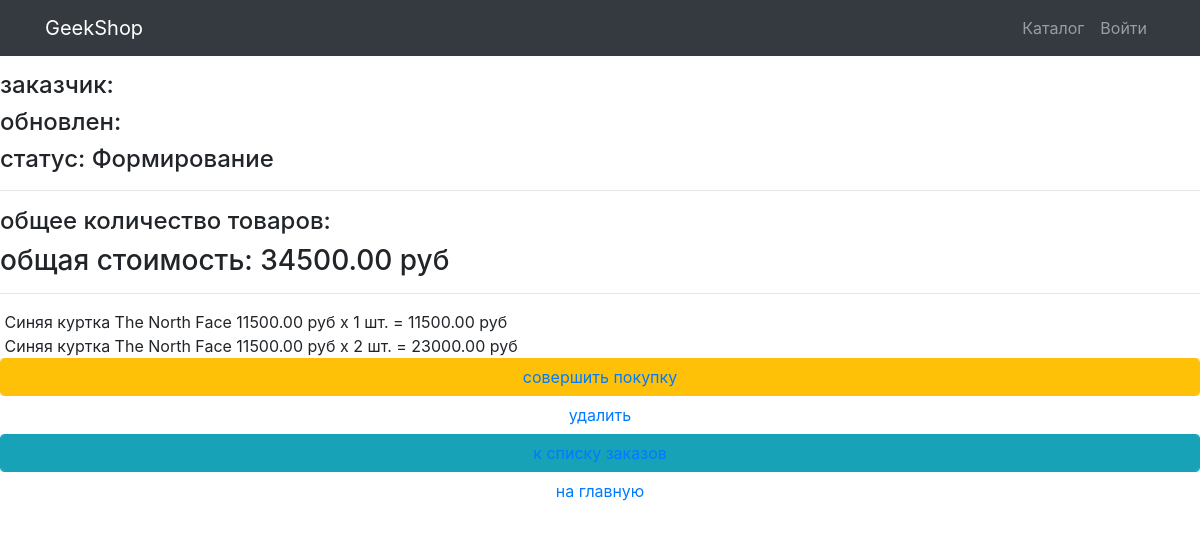
Before: /orders/read/6/ with the older database file.
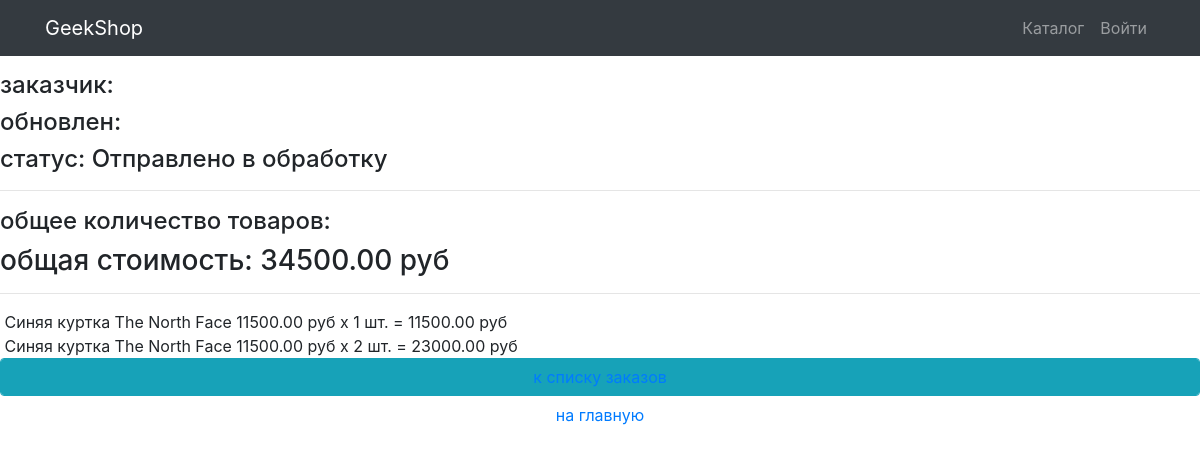
After: the same page with the newer database file.
### ordersapp/models.py (models this page shows, shortened)
class Order(models.Model):
    FORMING = 'FM'
    SEND_TO_PROCEED = 'STP'
    PAID = 'PD'
    PROCEED = 'PRD'
    READY = 'RDY'
    CANCEL = 'CNC'
    ORDER_CHOICES = (
        (FORMING, 'Формирование'),
        (SEND_TO_PROCEED, 'Отправлено в обработку'),
        (PAID, 'Оплачено'),
        (PROCEED, 'Обрабатывается'),
        (READY, 'Готов к выдаче'),
        (CANCEL, 'Отмена'),
    )
    user = models.ForeignKey(settings.AUTH_USER_MODEL,
                             on_delete=models.CASCADE
                             )
    create_at = models.DateTimeField(verbose_name='created_at',
                                     auto_now_add=True
                                     )
    update_at = models.DateTimeField(verbose_name='update_at',
                                     auto_now=True
                                     )
    status = models.CharField(verbose_name='status',
                              max_length=3,
                              default=FORMING,
                              choices=ORDER_CHOICES
                              )
    is_active = models.BooleanField(verbose_name='active', default=True)
    def get_total_cost(self):
        items = self.orderitems.select_related()
        return sum(list(map(lambda x: x.get_total_qty(), items)))

class OrderItem(models.Model):
    order = models.ForeignKey(
        Order, related_name='orderitems', on_delete=models.CASCADE)
    products = models.ForeignKey(
        Product, verbose_name='product', on_delete=models.CASCADE)
    qty = models.PositiveBigIntegerField(verbose_name='quantity', default=0)
    def get_total_qty(self):
        return self.products.price * self.qty

### productsapp/models.py (models this page shows, shortened)
class Product(models.Model):
    name = models.CharField(max_length=256)
    image = models.ImageField(upload_to='product_images', blank=True)
    description = models.TextField(blank=True, null=True)
    price = models.DecimalField(max_digits=8, decimal_places=2, default=0)
    quantity = models.PositiveIntegerField(default=0)
    category = models.ForeignKey(ProductCategory, on_delete=models.CASCADE)

### ordersapp/views.py (the view)
# urls.py: path('read/<int:pk>/', OrderDetail.as_view(), name='read'),
class OrderDetail(DetailView):
    model = Order
    def get_context_data(self, **kwargs):
        context = super(OrderDetail, self).get_context_data(**kwargs)
        context['title'] = 'заказ/просмотр'
        return context

### ordersapp/templates/ordersapp/order_detail.html (shortened to what this page needs)
{% extends "products/base.html" %}
{% load static %}
{% block content %}
   {% include 'ordersapp/includes/inc_order_summary.html' %}
   <div class="basket_list">
       {% for item in object.orderitems.select_related %}
           <div class="basket_record">
               <span class="product_name">{{ item.products.name }}</span>
               <span class="product_price">
                   {{ item.products.price }}&nbspруб
               </span>
               <span class="product_quantitiy">
                   x {{ item.qty }} шт.
               </span>
               <span class="product_cost">
                    = {{ item.get_total_qty }}&nbspруб
               </span>
           </div>
       {% endfor %}
   </div>
   {% include 'ordersapp/includes/inc_order_actions.html' %}
{% endblock %}

### ordersapp/templates/ordersapp/includes/inc_order_summary.html (shortened to what this page needs)
{% if object %}
<div class="h2">Заказ №{{ object.pk }} от {{ object.created|date:"Y-m-d H:i:s" }}</div>
<div class="h4">заказчик: {{ user.last_name }} {{ user.first_name }} </div>
<div class="h4">обновлен: {{ object.updated|date:"Y-m-d H:i:s" }}</div>
<div class="h4">cтатус: {{ object.get_status_display }}</div>
<hr>
<div class="h4">
    общее количество товаров:
</div>
<div class="h3">
    общая стоимость: <span class="order_total_cost">{{ object.get_total_cost }}</span> руб
</div>
{% endif %}
<hr>

Changed rows visible on the page:
changed Order: status "Формирование" → "Отправлено в обработку"
Other visible differences:
text no longer shown: "совершить покупку удалить"
